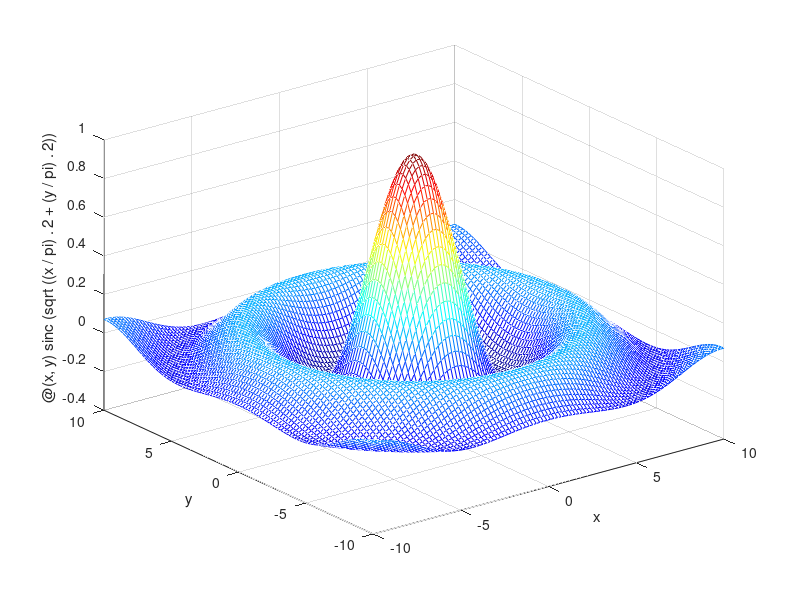

This chart was generated by the following MATLAB code:
clear; clc; close all;

% Description: Plots a 3D figure

z = @(x,y) sinc(sqrt((x/pi).^2+(y/pi).^2));

N = 100;
X = linspace(-10,10,N);
Y = linspace(-10,10,N);

[x,y] = meshgrid(X,Y);

mesh(x,y,z(x,y))
xlabel('x')
ylabel('y')
zlabel(func2str(z))
colormap(jet)
